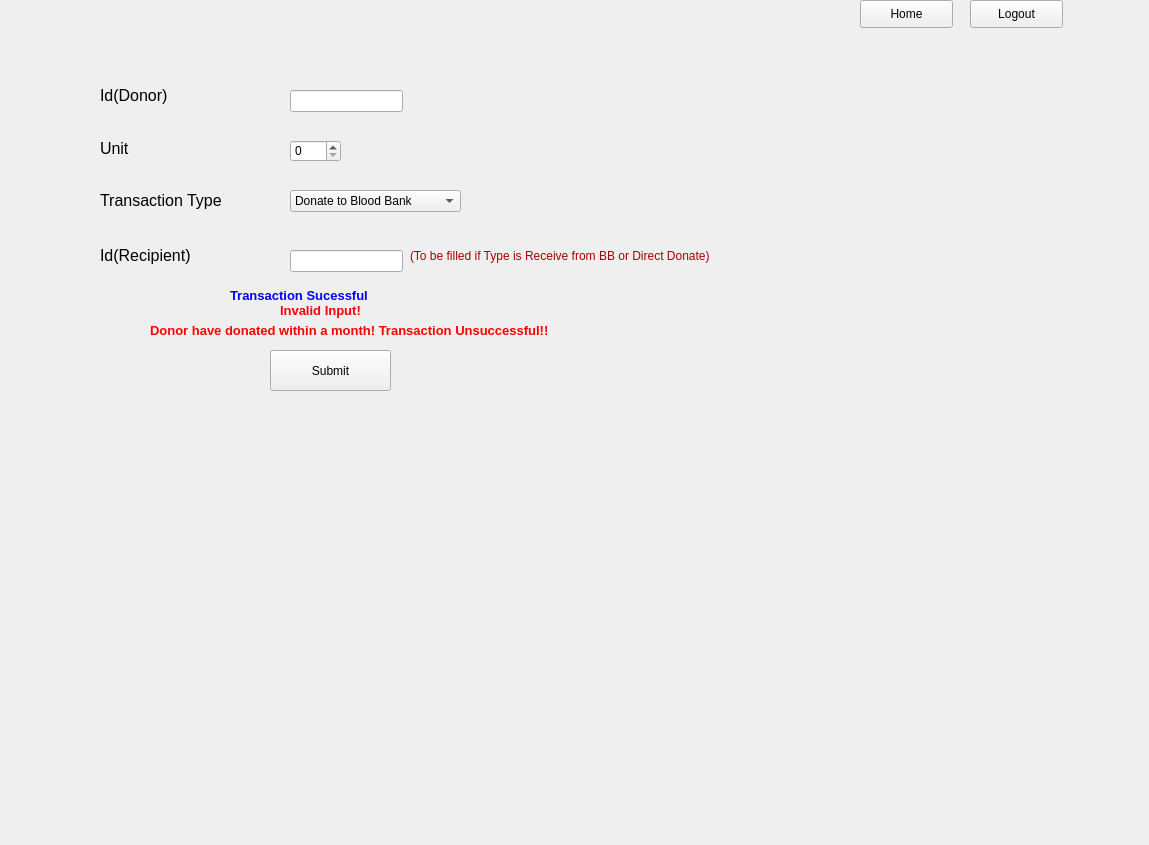
<?xml version="1.0" encoding="UTF-8"?>
<ui version="4.0">
 <class>Form</class>
 <widget class="QWidget" name="Form">
  <property name="geometry">
   <rect>
    <x>0</x>
    <y>0</y>
    <width>1149</width>
    <height>845</height>
   </rect>
  </property>
  <property name="windowTitle">
   <string>Form</string>
  </property>
  <widget class="QLabel" name="IdDLabel">
   <property name="geometry">
    <rect>
     <x>100</x>
     <y>80</y>
     <width>181</width>
     <height>31</height>
    </rect>
   </property>
   <property name="font">
    <font>
     <pointsize>12</pointsize>
    </font>
   </property>
   <property name="text">
    <string>Id(Donor)</string>
   </property>
  </widget>
  <widget class="QLabel" name="UnitLabel">
   <property name="geometry">
    <rect>
     <x>100</x>
     <y>140</y>
     <width>55</width>
     <height>16</height>
    </rect>
   </property>
   <property name="font">
    <font>
     <pointsize>12</pointsize>
    </font>
   </property>
   <property name="text">
    <string>Unit</string>
   </property>
  </widget>
  <widget class="QLabel" name="TransTypeLabel">
   <property name="geometry">
    <rect>
     <x>100</x>
     <y>180</y>
     <width>161</width>
     <height>41</height>
    </rect>
   </property>
   <property name="font">
    <font>
     <pointsize>12</pointsize>
    </font>
   </property>
   <property name="text">
    <string>Transaction Type</string>
   </property>
  </widget>
  <widget class="QLineEdit" name="IdDlineEdit">
   <property name="geometry">
    <rect>
     <x>290</x>
     <y>90</y>
     <width>113</width>
     <height>22</height>
    </rect>
   </property>
  </widget>
  <widget class="QSpinBox" name="UnitspinBox">
   <property name="geometry">
    <rect>
     <x>290</x>
     <y>140</y>
     <width>51</width>
     <height>22</height>
    </rect>
   </property>
  </widget>
  <widget class="QComboBox" name="TranTypecomboBox">
   <property name="geometry">
    <rect>
     <x>290</x>
     <y>190</y>
     <width>171</width>
     <height>22</height>
    </rect>
   </property>
   <item>
    <property name="text">
     <string>Donate to Blood Bank</string>
    </property>
   </item>
   <item>
    <property name="text">
     <string>Receive from Blood Bank</string>
    </property>
   </item>
   <item>
    <property name="text">
     <string>Direct Donate</string>
    </property>
   </item>
  </widget>
  <widget class="QPushButton" name="SubmitTranButton">
   <property name="geometry">
    <rect>
     <x>270</x>
     <y>350</y>
     <width>121</width>
     <height>41</height>
    </rect>
   </property>
   <property name="text">
    <string>Submit</string>
   </property>
  </widget>
  <widget class="QPushButton" name="LogOutButton">
   <property name="geometry">
    <rect>
     <x>970</x>
     <y>0</y>
     <width>93</width>
     <height>28</height>
    </rect>
   </property>
   <property name="text">
    <string>Logout</string>
   </property>
  </widget>
  <widget class="QPushButton" name="HomeButton">
   <property name="geometry">
    <rect>
     <x>860</x>
     <y>0</y>
     <width>93</width>
     <height>28</height>
    </rect>
   </property>
   <property name="text">
    <string>Home</string>
   </property>
  </widget>
  <widget class="QLabel" name="InvalidLabel">
   <property name="geometry">
    <rect>
     <x>280</x>
     <y>300</y>
     <width>141</width>
     <height>21</height>
    </rect>
   </property>
   <property name="font">
    <font>
     <pointsize>10</pointsize>
     <weight>75</weight>
     <bold>true</bold>
    </font>
   </property>
   <property name="styleSheet">
    <string notr="true">color:rgb(255, 0, 0)</string>
   </property>
   <property name="text">
    <string>Invalid Input!</string>
   </property>
  </widget>
  <widget class="QLabel" name="TrSucLabel">
   <property name="geometry">
    <rect>
     <x>230</x>
     <y>280</y>
     <width>201</width>
     <height>31</height>
    </rect>
   </property>
   <property name="font">
    <font>
     <pointsize>10</pointsize>
     <weight>75</weight>
     <bold>true</bold>
    </font>
   </property>
   <property name="styleSheet">
    <string notr="true">color:rgb(0, 0, 255)</string>
   </property>
   <property name="text">
    <string>Transaction Sucessful</string>
   </property>
  </widget>
  <widget class="QLabel" name="IdRLabel">
   <property name="geometry">
    <rect>
     <x>100</x>
     <y>240</y>
     <width>181</width>
     <height>31</height>
    </rect>
   </property>
   <property name="font">
    <font>
     <pointsize>12</pointsize>
    </font>
   </property>
   <property name="text">
    <string>Id(Recipient)</string>
   </property>
  </widget>
  <widget class="QLineEdit" name="IdRlineEdit">
   <property name="geometry">
    <rect>
     <x>290</x>
     <y>250</y>
     <width>113</width>
     <height>22</height>
    </rect>
   </property>
  </widget>
  <widget class="QLabel" name="DonorNELabel">
   <property name="geometry">
    <rect>
     <x>150</x>
     <y>320</y>
     <width>561</width>
     <height>21</height>
    </rect>
   </property>
   <property name="font">
    <font>
     <pointsize>10</pointsize>
     <weight>75</weight>
     <bold>true</bold>
    </font>
   </property>
   <property name="styleSheet">
    <string notr="true">color:rgb(255, 0, 0)</string>
   </property>
   <property name="text">
    <string>Donor have donated within a month! Transaction Unsuccessful!!</string>
   </property>
  </widget>
  <widget class="QLabel" name="MandatoryIdlabel">
   <property name="geometry">
    <rect>
     <x>410</x>
     <y>240</y>
     <width>351</width>
     <height>31</height>
    </rect>
   </property>
   <property name="styleSheet">
    <string notr="true">color:rgb(170, 0, 0)</string>
   </property>
   <property name="text">
    <string>(To be filled if Type is Receive from BB or Direct Donate)</string>
   </property>
  </widget>
 </widget>
 <resources/>
 <connections/>
</ui>
